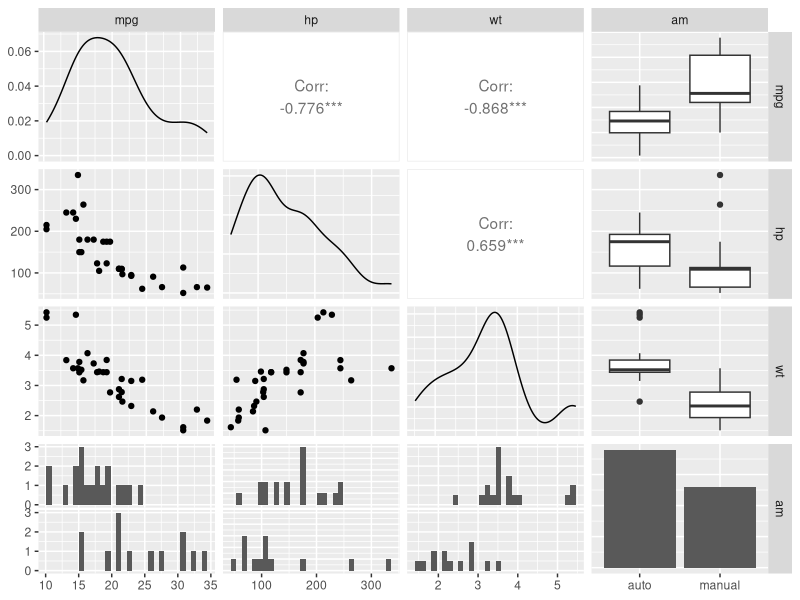
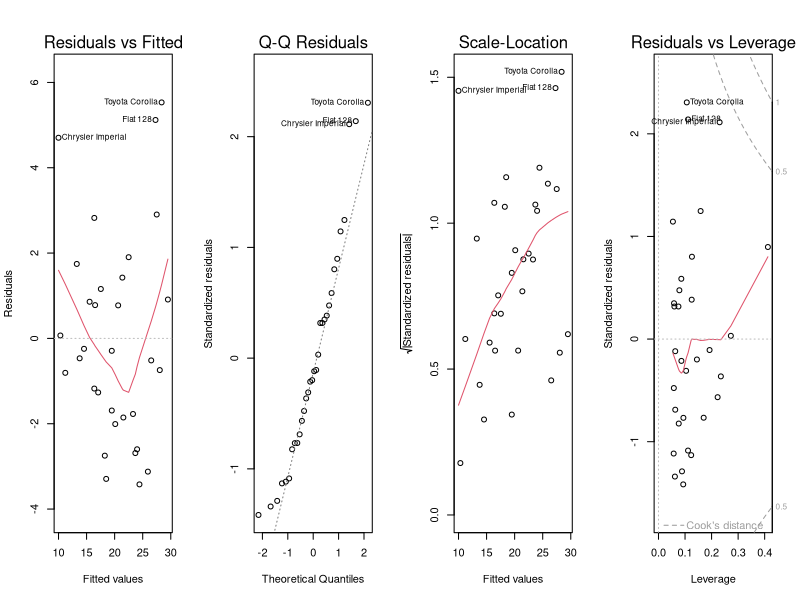

The R source for these figures, in order:
## ---- chunk 1
library(knitr)
opts_chunk$set(fig.width=5.5, fig.height=5.5)
## ---- chunk 2
library(GGally)
data(mtcars)
mtcars2 <- mtcars
mtcars2$am <- as.factor(mtcars2$am)
levels(mtcars2$am) <- c("auto","manual")
ggpairs(mtcars2[,c(1,4,6,9)])
## ---- chunk 3
modelFit <- lm(mpg ~ hp + wt + am, data=mtcars2)
summary(modelFit)
## ---- chunk 4
par(mfrow=c(1,4),bg="white")
plot(modelFit)
